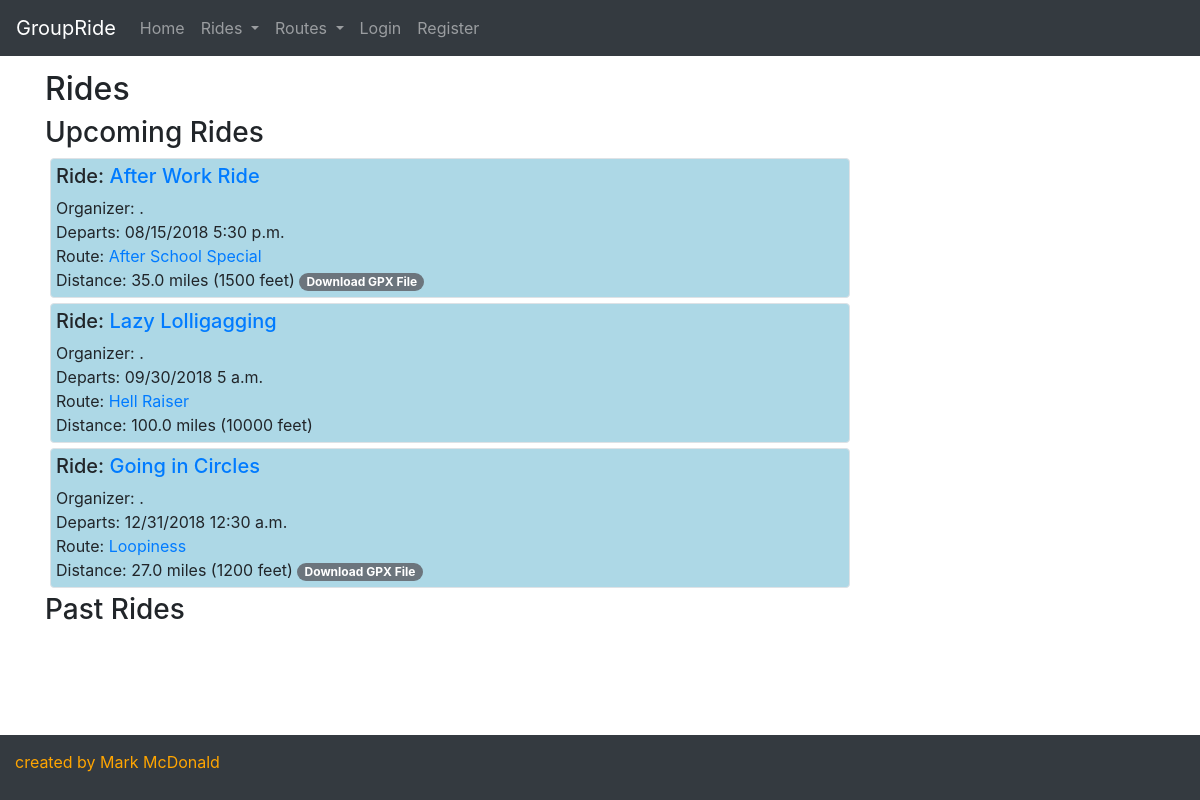
Screenshot of /rides/ with the database file from the repository.
### groupride/models.py (models this page shows, shortened)
class Ride(models.Model):
    created_by = models.ForeignKey(User, on_delete = models.SET_NULL, blank = True, null = True, related_name = "created_rides")
    created_on = models.DateTimeField(auto_now_add = True, editable = False, blank = False)
    ride_name = models.CharField(max_length = 256, blank = True, null = True)
    ride_date = models.DateTimeField(editable = True, blank = False, null = False)
    private = models.BooleanField(default = False)
    route = models.ForeignKey(Route, on_delete = models.SET_NULL, blank = True, null = True, related_name = "rides")
    confirmed_riders = models.ManyToManyField(User, related_name = "confirmed_ride")
    invited_riders = models.ManyToManyField(User, related_name = "invited_ride")
    comments = models.ManyToManyField(Comment, blank = True)

class Route(models.Model):
    created_by = models.ForeignKey(User, on_delete = models.SET_NULL, blank = True, null = True, related_name = "created_routes")
    created_on = models.DateTimeField(auto_now_add = True, editable = False, blank = False)
    route_name = models.CharField(max_length = 256, blank = True, null = True)
    miles = models.DecimalField(max_digits = 6, decimal_places = 1, blank = True, null = True)
    vertical_feet = models.IntegerField(blank = True, null = True)
    origin = models.CharField(max_length = 64, blank = True, null = True)
    reviews = models.ManyToManyField(Review, blank = True)
    gpxfile = models.FileField(blank = True, null = True)

### groupride/views.py (the view)
# urls.py: path("rides/", views.rides, name="rides"),
def rides(request):
    upcoming_rides = Ride.objects.filter(ride_date__gte = datetime.now()).order_by('ride_date')
    past_rides = Ride.objects.filter(ride_date__lt = datetime.now()).order_by('ride_date').reverse()
    context = {
        'upcoming_rides': upcoming_rides,
        'past_rides': past_rides,
        }
    return render(request, "groupride/rides.html", context)

### groupride/templates/groupride/rides.html (shortened to what this page needs)
{% extends 'groupride/template.html' %}
{% block body %}
  <div class="container">
    <h2>Rides</h2>
    <div class="panel-group">
    <h3>Upcoming Rides</h3>
    {% for ride in upcoming_rides %}
      {% if ride.private is True and user in ride.invited_riders.all or ride.private is not True %}
          <div class="ride_header border rounded" style="min-width: 20rem; max-width: 50rem">
            <div>
              <h5>Ride: <a href="/ride/{{ride.id}}">{{ride.ride_name}}</a>
              </h5>
              <div>Organizer: {{ride.created_by.first_name|slice:":1" }}.{{ride.created_by.last_name}} </div>
            </div>
            <div>
              <span class="">Departs: {{ ride.ride_date|date:"SHORT_DATE_FORMAT" }} {{ ride.ride_date|time:"TIME_FORMAT" }} </span>
            </div>
              <div>Route: <a href="/route/{{ride.route.id}}">{{ride.route.route_name}}</a></div>
              <div>
                <span class="">Distance: {{ride.route.miles}} miles </span>
                <span class="">({{ride.route.vertical_feet}} feet)</span>
                {% if ride.route.gpxfile %}
                  <a href={{ride.route.gpxfile}} download>
                    <span class="badge badge-pill badge-secondary">Download GPX File</span>
                  </a>
                {% endif %}
              </div>
          </div>
      {% endif %}
    {% endfor %}
    </div>
    <div class="panel-group">
    <h3>Past Rides</h3>
    </div>
  </div>
{% endblock %}

### groupride/static/groupride/styles.css (style rules this page uses)
body { height: 100%; margin-top: 70px; margin-bottom: 10vh; }
.ride_header { padding: 5px; margin: 5px; background-color: lightblue; }

### rows the page displays
Ride: ride_name "After Work Ride", ride_date "08/15/2018", ride_date "5:30 p.m.", route.route_name "After School Special", route.miles "35.0", route.vertical_feet "1500"
Ride: ride_name "Lazy Lolligagging", ride_date "09/30/2018", ride_date "5 a.m.", route.route_name "Hell Raiser", route.miles "100.0", route.vertical_feet "10000"
Ride: ride_name "Going in Circles", ride_date "12/31/2018", ride_date "12:30 a.m.", route.route_name "Loopiness", route.miles "27.0", route.vertical_feet "1200"
